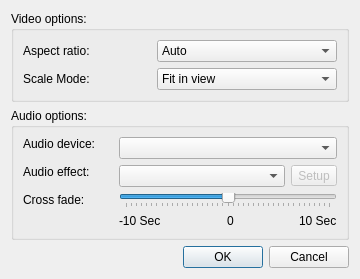
<?xml version="1.0" encoding="UTF-8"?>
<ui version="4.0">
 <class>mediaSettings</class>
 <widget class="QDialog" name="mediaSettings">
  <property name="geometry">
   <rect>
    <x>0</x>
    <y>0</y>
    <width>360</width>
    <height>279</height>
   </rect>
  </property>
  <property name="minimumSize">
   <size>
    <width>360</width>
    <height>279</height>
   </size>
  </property>
  <property name="maximumSize">
   <size>
    <width>360</width>
    <height>279</height>
   </size>
  </property>
  <property name="windowTitle">
   <string>Media Settings</string>
  </property>
  <property name="windowIcon">
   <iconset resource="Resource.qrc">
    <normaloff>:/Resource/Media/Media.png</normaloff>:/Resource/Media/Media.png</iconset>
  </property>
  <property name="autoFillBackground">
   <bool>true</bool>
  </property>
  <layout class="QVBoxLayout" name="verticalLayout_2">
   <item>
    <widget class="QGroupBox" name="groupBox">
     <property name="title">
      <string>Video options:</string>
     </property>
     <property name="flat">
      <bool>true</bool>
     </property>
     <layout class="QGridLayout" name="gridLayout">
      <item row="0" column="0" colspan="2">
       <widget class="QLabel" name="label_10">
        <property name="text">
         <string>Aspect ratio:</string>
        </property>
       </widget>
      </item>
      <item row="0" column="2">
       <widget class="QComboBox" name="aspectCombo">
        <property name="minimumSize">
         <size>
          <width>180</width>
          <height>0</height>
         </size>
        </property>
        <item>
         <property name="text">
          <string>Auto</string>
         </property>
        </item>
        <item>
         <property name="text">
          <string>Stretch</string>
         </property>
        </item>
        <item>
         <property name="text">
          <string>4/3</string>
         </property>
        </item>
        <item>
         <property name="text">
          <string>16/9</string>
         </property>
        </item>
       </widget>
      </item>
      <item row="1" column="0" colspan="2">
       <widget class="QLabel" name="label_11">
        <property name="text">
         <string>Scale Mode:</string>
        </property>
       </widget>
      </item>
      <item row="1" column="2">
       <widget class="QComboBox" name="scalemodeCombo">
        <property name="minimumSize">
         <size>
          <width>180</width>
          <height>0</height>
         </size>
        </property>
        <item>
         <property name="text">
          <string>Fit in view</string>
         </property>
        </item>
        <item>
         <property name="text">
          <string>Scale and crop</string>
         </property>
        </item>
       </widget>
      </item>
     </layout>
    </widget>
   </item>
   <item>
    <widget class="QGroupBox" name="groupBox_2">
     <property name="title">
      <string>Audio options:</string>
     </property>
     <property name="flat">
      <bool>true</bool>
     </property>
     <layout class="QVBoxLayout" name="verticalLayout">
      <item>
       <layout class="QHBoxLayout">
        <item>
         <widget class="QLabel" name="label">
          <property name="sizePolicy">
           <sizepolicy hsizetype="Maximum" vsizetype="Preferred">
            <horstretch>0</horstretch>
            <verstretch>0</verstretch>
           </sizepolicy>
          </property>
          <property name="minimumSize">
           <size>
            <width>90</width>
            <height>0</height>
           </size>
          </property>
          <property name="text">
           <string>Audio device:</string>
          </property>
          <property name="alignment">
           <set>Qt::AlignLeading|Qt::AlignLeft|Qt::AlignTop</set>
          </property>
         </widget>
        </item>
        <item>
         <widget class="QComboBox" name="deviceCombo">
          <property name="sizePolicy">
           <sizepolicy hsizetype="Minimum" vsizetype="Fixed">
            <horstretch>0</horstretch>
            <verstretch>0</verstretch>
           </sizepolicy>
          </property>
         </widget>
        </item>
       </layout>
      </item>
      <item>
       <layout class="QHBoxLayout" name="horizontalLayout">
        <item>
         <widget class="QLabel" name="label_6">
          <property name="sizePolicy">
           <sizepolicy hsizetype="Maximum" vsizetype="Preferred">
            <horstretch>0</horstretch>
            <verstretch>0</verstretch>
           </sizepolicy>
          </property>
          <property name="minimumSize">
           <size>
            <width>90</width>
            <height>0</height>
           </size>
          </property>
          <property name="text">
           <string>Audio effect:</string>
          </property>
          <property name="alignment">
           <set>Qt::AlignLeading|Qt::AlignLeft|Qt::AlignTop</set>
          </property>
         </widget>
        </item>
        <item>
         <widget class="QComboBox" name="audioEffectsCombo">
          <property name="sizePolicy">
           <sizepolicy hsizetype="Minimum" vsizetype="Maximum">
            <horstretch>0</horstretch>
            <verstretch>0</verstretch>
           </sizepolicy>
          </property>
         </widget>
        </item>
        <item>
         <widget class="QToolButton" name="effectButton">
          <property name="enabled">
           <bool>false</bool>
          </property>
          <property name="text">
           <string>Setup</string>
          </property>
         </widget>
        </item>
       </layout>
      </item>
      <item>
       <layout class="QHBoxLayout">
        <item>
         <widget class="QLabel" name="crossFadeLabel">
          <property name="sizePolicy">
           <sizepolicy hsizetype="Maximum" vsizetype="Preferred">
            <horstretch>0</horstretch>
            <verstretch>0</verstretch>
           </sizepolicy>
          </property>
          <property name="minimumSize">
           <size>
            <width>90</width>
            <height>0</height>
           </size>
          </property>
          <property name="text">
           <string>Cross fade:</string>
          </property>
          <property name="alignment">
           <set>Qt::AlignLeading|Qt::AlignLeft|Qt::AlignTop</set>
          </property>
         </widget>
        </item>
        <item>
         <layout class="QVBoxLayout">
          <item>
           <widget class="QSlider" name="crossFadeSlider">
            <property name="sizePolicy">
             <sizepolicy hsizetype="Minimum" vsizetype="Fixed">
              <horstretch>0</horstretch>
              <verstretch>0</verstretch>
             </sizepolicy>
            </property>
            <property name="minimum">
             <number>-20</number>
            </property>
            <property name="maximum">
             <number>20</number>
            </property>
            <property name="singleStep">
             <number>1</number>
            </property>
            <property name="pageStep">
             <number>2</number>
            </property>
            <property name="value">
             <number>0</number>
            </property>
            <property name="orientation">
             <enum>Qt::Horizontal</enum>
            </property>
            <property name="tickPosition">
             <enum>QSlider::TicksBelow</enum>
            </property>
           </widget>
          </item>
          <item>
           <layout class="QHBoxLayout">
            <item>
             <widget class="QLabel" name="crossFadeLabel1">
              <property name="font">
               <font>
                <pointsize>9</pointsize>
               </font>
              </property>
              <property name="text">
               <string>-10 Sec</string>
              </property>
             </widget>
            </item>
            <item>
             <spacer>
              <property name="orientation">
               <enum>Qt::Horizontal</enum>
              </property>
              <property name="sizeHint" stdset="0">
               <size>
                <width>40</width>
                <height>20</height>
               </size>
              </property>
             </spacer>
            </item>
            <item>
             <widget class="QLabel" name="crossFadeLabel2">
              <property name="font">
               <font>
                <pointsize>9</pointsize>
               </font>
              </property>
              <property name="text">
               <string>0</string>
              </property>
             </widget>
            </item>
            <item>
             <spacer>
              <property name="orientation">
               <enum>Qt::Horizontal</enum>
              </property>
              <property name="sizeHint" stdset="0">
               <size>
                <width>40</width>
                <height>20</height>
               </size>
              </property>
             </spacer>
            </item>
            <item>
             <widget class="QLabel" name="crossFadeLabel3">
              <property name="font">
               <font>
                <pointsize>9</pointsize>
               </font>
              </property>
              <property name="text">
               <string>10 Sec</string>
              </property>
             </widget>
            </item>
           </layout>
          </item>
         </layout>
        </item>
       </layout>
      </item>
     </layout>
    </widget>
   </item>
   <item>
    <widget class="QDialogButtonBox" name="buttonBox">
     <property name="orientation">
      <enum>Qt::Horizontal</enum>
     </property>
     <property name="standardButtons">
      <set>QDialogButtonBox::Cancel|QDialogButtonBox::Ok</set>
     </property>
    </widget>
   </item>
  </layout>
 </widget>
 <resources>
  <include location="Resource.qrc"/>
 </resources>
 <connections>
  <connection>
   <sender>buttonBox</sender>
   <signal>accepted()</signal>
   <receiver>mediaSettings</receiver>
   <slot>accept()</slot>
   <hints>
    <hint type="sourcelabel">
     <x>248</x>
     <y>254</y>
    </hint>
    <hint type="destinationlabel">
     <x>157</x>
     <y>274</y>
    </hint>
   </hints>
  </connection>
  <connection>
   <sender>buttonBox</sender>
   <signal>rejected()</signal>
   <receiver>mediaSettings</receiver>
   <slot>reject()</slot>
   <hints>
    <hint type="sourcelabel">
     <x>316</x>
     <y>260</y>
    </hint>
    <hint type="destinationlabel">
     <x>286</x>
     <y>274</y>
    </hint>
   </hints>
  </connection>
 </connections>
</ui>
